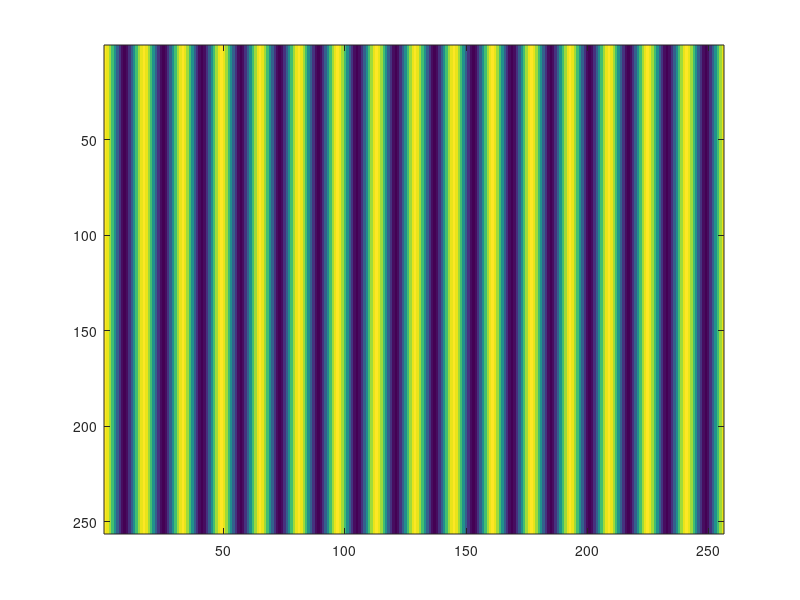
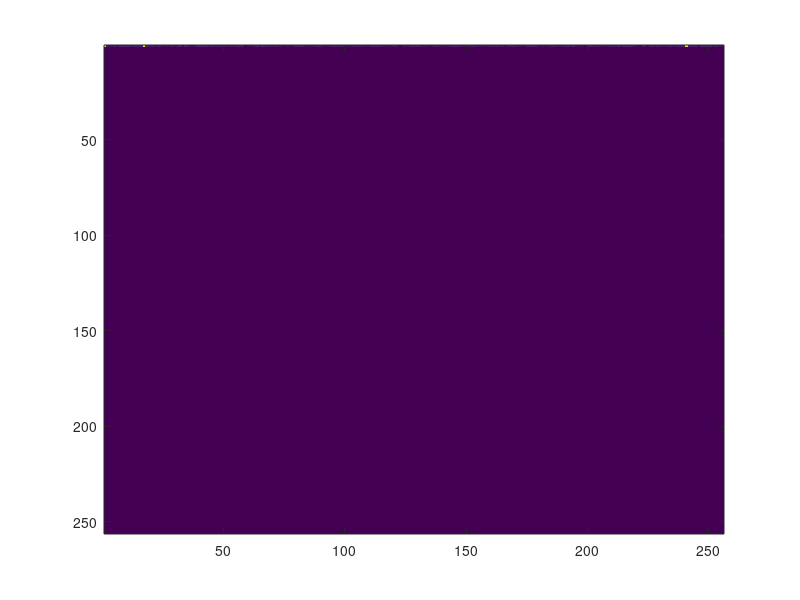
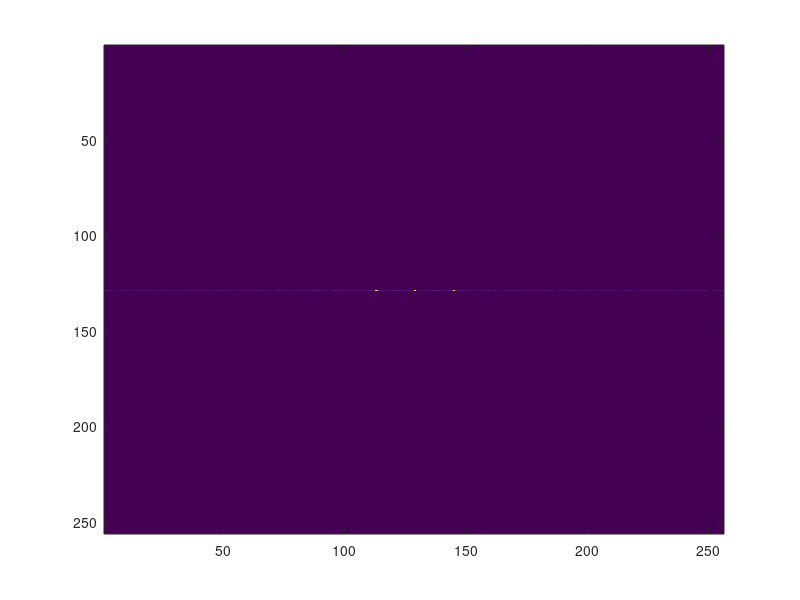

The MATLAB source for these figures, in order:
width = 256;
N = width/16;
n = [1:width]-1;
x = 1 + cos(2*pi*n/N);
im = ones(width,1)*x;

t2_a = figure('Name','Original IM');
imagesc(im);
print('images/t2_a','-dpng');

t2_b1 = figure('Name','log of magnitude of 2D-DFT');
imagesc(log2(abs(fft2(im))));
print('images/t2_b1','-dpng');

t2_b2 = figure('Name','log of magnitude of fftshift 2D-DFT');
imagesc(log2(abs(fftshift(fft2(im)))));
print('images/t2_b2','-dpng');

